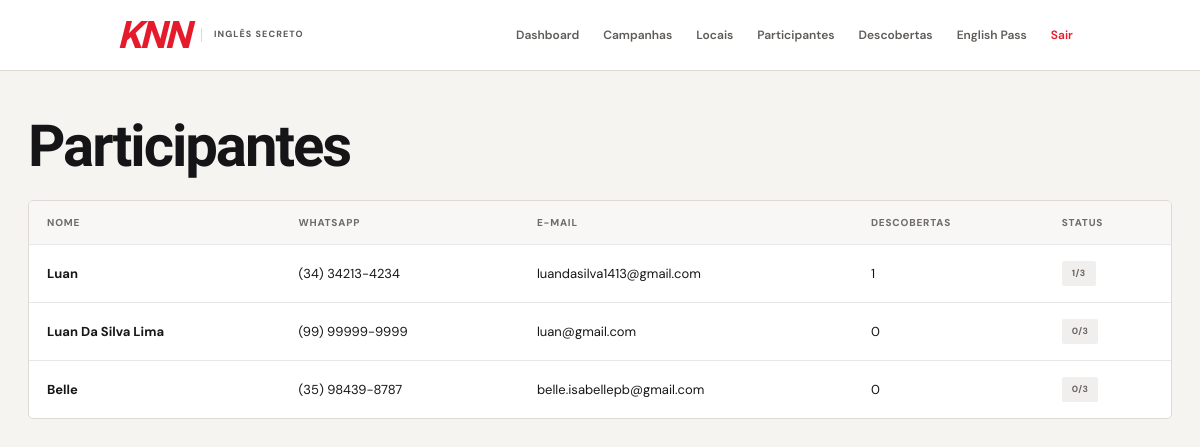
The page /admin/participantes (signed in) on the database as committed earlier.
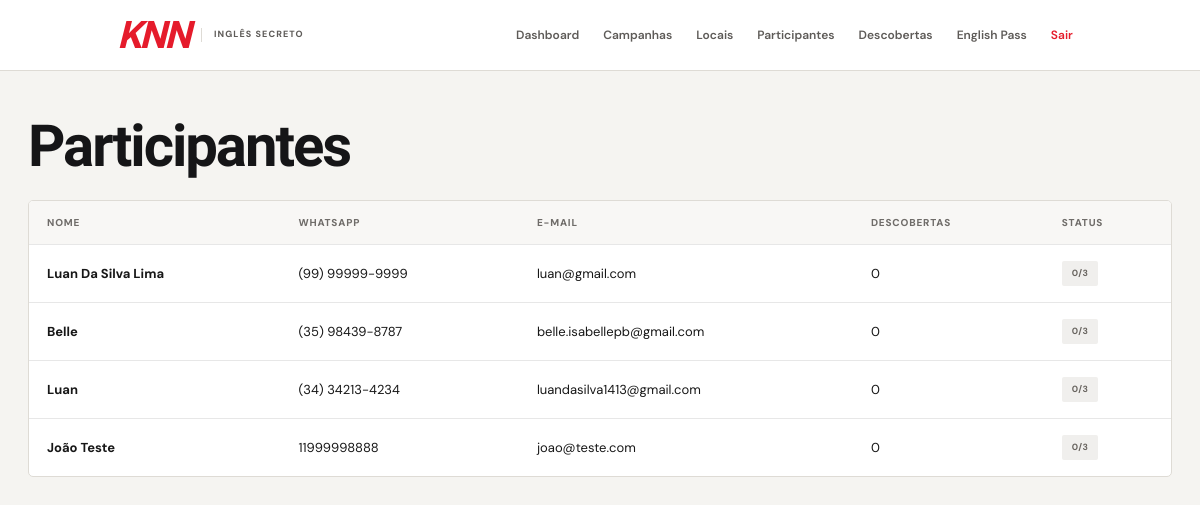
The same page on the database as committed later.
### tables this page shows
CREATE TABLE usuarios (
            id INTEGER PRIMARY KEY AUTOINCREMENT,
            nome TEXT NOT NULL,
            whatsapp TEXT NOT NULL,
            email TEXT,
            data_cadastro TEXT NOT NULL DEFAULT CURRENT_TIMESTAMP
        , idade INTEGER);

### app.py (the view)
@app.route("/admin/participantes")
@admin_required
def participantes():
    connection = get_connection()
    lista = connection.execute(
        """
        SELECT
            usuarios.*,
            COUNT(descobertas.id) AS total_descobertas
        FROM usuarios
        LEFT JOIN descobertas
            ON descobertas.usuario_id = usuarios.id
        GROUP BY usuarios.id
        ORDER BY total_descobertas DESC
        """
    ).fetchall()
    connection.close()
    return render_template(
        "admin/participantes.html",
        participantes=lista,
        pass_required=ENGLISH_PASS_REQUIRED
    )

### app.py (called while the page is built)
@app.before_request
def desativar_campanhas_expiradas():
    hoje = datetime.now().strftime("%Y-%m-%d")
    connection = get_connection()
    connection.execute(
        """
        UPDATE campanhas
        SET ativa = 0
        WHERE ativa = 1
          AND data_fim != ''
          AND data_fim IS NOT NULL
          AND data_fim < ?
        """,
        (hoje,)
    )
    connection.commit()
    connection.close()

def admin_required(function):
    @wraps(function)
    def decorated_function(*args, **kwargs):
        if not session.get("admin_logged"):
            return redirect(
                url_for("admin_login")
            )
        return function(*args, **kwargs)
    return decorated_function

### database.py (called while the page is built)
def get_connection():
    os.makedirs(os.path.dirname(DATABASE_PATH), exist_ok=True)
    connection = sqlite3.connect(DATABASE_PATH)
    connection.row_factory = sqlite3.Row
    connection.execute("PRAGMA foreign_keys = ON")
    return connection

### templates/admin/participantes.html (shortened to what this page needs)
{% extends "base.html" %}
{% block content %}
<div class="admin-header">
    <div>
        <h1>
            Participantes
        </h1>
    </div>
</div>
<div class="table-container">
    <table>
        <thead>
            <tr>
                <th>
                    Nome
                </th>
                <th>
                    WhatsApp
                </th>
                <th>
                    E-mail
                </th>
                <th>
                    Descobertas
                </th>
                <th>
                    Status
                </th>
            </tr>
        </thead>
        <tbody>
            {% for participante in participantes %}
            <tr>
                <td>
                    <strong>
                        {{ participante.nome }}
                    </strong>
                </td>
                <td>
                    {{ participante.whatsapp }}
                </td>
                <td>
                    {{ participante.email or '—' }}
                </td>
                <td>
                    {{ participante.total_descobertas }}
                </td>
                <td>
                    {% if participante.total_descobertas >= pass_required %}
                    <span class="status pass">
                        🏆 PASS
                    </span>
                    {% else %}
                    <span class="status">
                        {{ participante.total_descobertas }}/{{ pass_required }}
                    </span>
                    {% endif %}
                </td>
            </tr>
            {% else %}
            <tr>
                <td colspan="5" class="empty-table">
                    Ainda não existem participantes.
                </td>
            </tr>
            {% endfor %}
        </tbody>
    </table>
</div>
{% endblock %}

Rows that differ between the two databases and show on the page:
shown differently, row unchanged: usuarios "Luan": total_descobertas "1" → "0"; moves down the list
added usuarios: nome "João Teste", whatsapp "11999998888", email "joao@teste.com", total_descobertas "0", pass_required "3"
